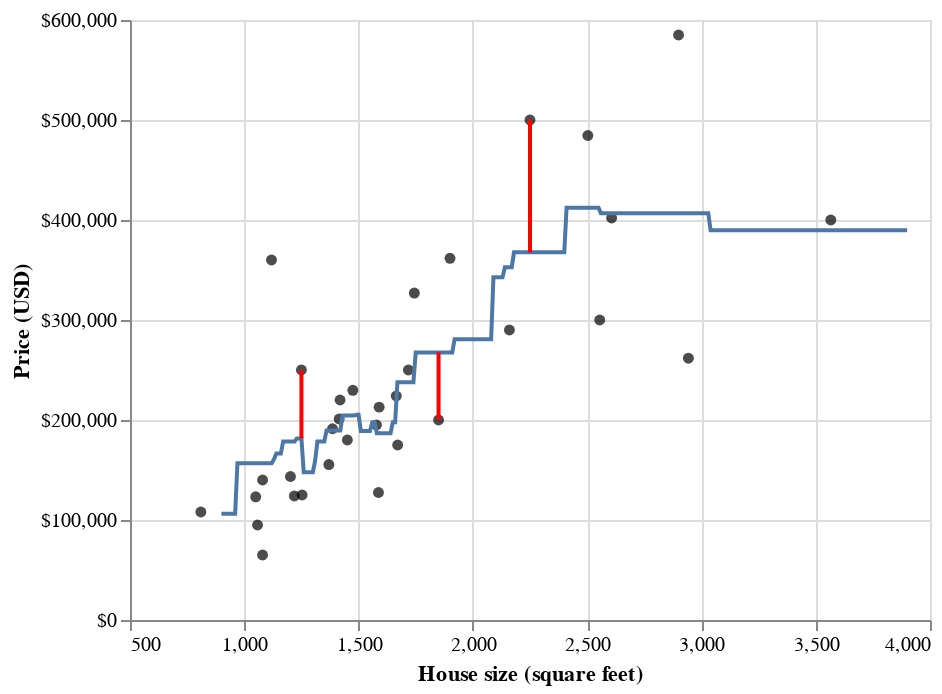

Here is the notebook cell this chart was saved with:
### Markdown cell above
Next, we'll use cross-validation \index{cross-validation} to choose $K$. In KNN classification, we used
accuracy to see how well our predictions matched the true labels. We cannot use
the same metric in the regression setting, since our predictions will almost never
*exactly* match the true response variable values. Therefore in the
context of KNN regression we will use root mean square prediction error \index{root mean square prediction error|see{RMSPE}}\index{RMSPE}
(RMSPE) instead. The mathematical formula for calculating RMSPE is: 

$$\text{RMSPE} = \sqrt{\frac{1}{n}\sum\limits_{i=1}^{n}(y_i - \hat{y}_i)^2}$$

where:

- $n$ is the number of observations,
- $y_i$ is the observed value for the $i^\text{th}$ observation, and
- $\hat{y}_i$ is the forecasted/predicted value for the $i^\text{th}$ observation.

In other words, we compute the *squared* difference between the predicted and true response 
value for each observation in our test (or validation) set, compute the average, and then finally
take the square root. The reason we use the *squared* difference (and not just the difference)
is that the differences can be positive or negative, i.e., we can overshoot or undershoot the true
response value. {numref}`fig:07-verticalerrors` illustrates both positive and negative differences
between predicted and true response values.
So if we want to measure error&mdash;a notion of distance between our predicted and true response values&mdash;we 
want to make sure that we are only adding up positive values, with larger positive values representing larger
mistakes.
If the predictions are very close to the true values, then
RMSPE will be small. If, on the other-hand, the predictions are very
different from the true values, then RMSPE will be quite large. When we
use cross-validation, we will choose the $K$ that gives
us the smallest RMSPE.

### Code cell
# (synthetic) new prediction points
pts = pd.DataFrame({"sqft": [1250, 1850, 2250], "price": [250000, 200000, 500000]})
finegrid = pd.DataFrame({"sqft": np.arange(900, 3901, 10)})

# preprocess the data, make the pipeline
sacr_preprocessor = make_column_transformer((StandardScaler(), ["sqft"]))
sacr_pipeline = make_pipeline(sacr_preprocessor, KNeighborsRegressor())

# fit the model
X = small_sacramento[["sqft"]]
y = small_sacramento[["price"]]
sacr_pipeline.fit(X, y)

# predict on the full grid and new data pts
sacr_full_preds_hid = pd.concat(
    (finegrid, pd.DataFrame(sacr_pipeline.predict(finegrid), columns=["predicted"])),
    axis=1,
)

sacr_new_preds_hid = pd.concat(
    (pts, pd.DataFrame(sacr_pipeline.predict(pts), columns=["predicted"])),
    axis=1,
)

# to make altair mark_line works, need to create separate dataframes for each vertical error line
sacr_new_preds_melted_df = sacr_new_preds_hid.melt(id_vars=["sqft"])
errors_plot = (
    small_plot
    + alt.Chart(sacr_full_preds_hid).mark_line().encode(x="sqft", y="predicted")
    + alt.Chart(sacr_new_preds_hid)
    .mark_circle(color="black")
    .encode(x="sqft", y="price")
)
for i in pts["sqft"]:
    line_df = sacr_new_preds_melted_df.query("sqft == @i")
    errors_plot += alt.Chart(line_df).mark_line(color="red").encode(x="sqft", y="value")

errors_plot

### Figure 1 — Vega-Lite specification as saved in the notebook (floating-point values rounded to 4 significant figures; data arrays with more than 128 entries replaced by an {"elided": "..."} marker saying what was removed)
{"config": {"view": {"continuousWidth": 400, "continuousHeight": 300}}, "layer": [{"data": {"name": "data-6c4310a56276bc91345edbce6cd7e9e4"}, "mark": {"type": "circle", "color": "black"}, "encoding": {"x": {"field": "sqft", "scale": {"zero": false}, "title": "House size (square feet)", "type": "quantitative"}, "y": {"axis": {"format": "$,.0f"}, "field": "price", "title": "Price (USD)", "type": "quantitative"}}}, {"data": {"name": "data-8f477982a482c82d01fce66e28fd087d"}, "mark": "line", "encoding": {"x": {"field": "sqft", "type": "quantitative"}, "y": {"field": "predicted", "type": "quantitative"}}}, {"data": {"name": "data-c0ac89b22679c2bbb5c6fb9e311e1d90"}, "mark": {"type": "circle", "color": "black"}, "encoding": {"x": {"field": "sqft", "type": "quantitative"}, "y": {"field": "price", "type": "quantitative"}}}, {"data": {"name": "data-44401614a8c222f19c781b4030d28c82"}, "mark": {"type": "line", "color": "red"}, "encoding": {"x": {"field": "sqft", "type": "quantitative"}, "y": {"field": "value", "type": "quantitative"}}}, {"data": {"name": "data-7796f6a3374b747c5e6b65c001099562"}, "mark": {"type": "line", "color": "red"}, "encoding": {"x": {"field": "sqft", "type": "quantitative"}, "y": {"field": "value", "type": "quantitative"}}}, {"data": {"name": "data-77d745a0453fd185e4e2c396cdf0b9fe"}, "mark": {"type": "line", "color": "red"}, "encoding": {"x": {"field": "sqft", "type": "quantitative"}, "y": {"field": "value", "type": "quantitative"}}}], "$schema": "https://vega.github.io/schema/vega-lite/v4.17.0.json", "datasets": {"data-6c4310a56276bc91345edbce6cd7e9e4": [{"city": "ELK_GROVE", "zip": "z95758", "beds": 3, "baths": 3.0, "sqft": 2503, "type": "Residential", "price": 484500, "latitude": 38.41, "longitude": -121.4}, {"city": "ROCKLIN", "zip": "z95765", "beds": 4, "baths": 2.0, "sqft": 2607, "type": "Residential", "price": 402000, "latitude": 38.81, "longitude": -121.3}, {"city": "SACRAMENTO", "zip": "z95833", "beds": 3, "baths": 1.0, "sqft": 1080, "type": "Residential", "price": 140000, "latitude": 38.62, "longitude": -121.5}, {"city": "SACRAMENTO", "zip": "z95838", "beds": 3, "baths": 2.0, "sqft": 1219, "type": "Residential", "price": 124000, "latitude": 38.66, "longitude": -121.5}, {"city": "SACRAMENTO", "zip": "z95826", "beds": 3, "baths": 2.0, "sqft": 1451, "type": "Residential", "price": 180000, "latitude": 38.56, "longitude": -121.4}, {"city": "RANCHO_CORDOVA", "zip": "z95670", "beds": 3, "baths": 2.0, "sqft": 1671, "type": "Residential", "price": 175000, "latitude": 38.59, "longitude": -121.3}, {"city": "SACRAMENTO", "zip": "z95823", "beds": 4, "baths": 2.0, "sqft": 1900, "type": "Residential", "price": 361745, "latitude": 38.49, "longitude": -121.5}, {"city": "CITRUS_HEIGHTS", "zip": "z95621", "beds": 4, "baths": 2.0, "sqft": 1419, "type": "Residential", "price": 220000, "latitude": 38.7, "longitude": -121.3}, {"city": "SACRAMENTO", "zip": "z95823", "beds": 4, "baths": 2.0, "sqft": 1590, "type": "Residential", "price": 212864, "latitude": 38.45, "longitude": -121.4}, {"city": "ANTELOPE", "zip": "z95843", "beds": 4, "baths": 2.0, "sqft": 2160, "type": "Residential", "price": 290000, "latitude": 38.7, "longitude": -121.4}, {"city": "LINCOLN", "zip": "z95648", "beds": 5, "baths": 4.0, "sqft": 3566, "type": "Residential", "price": 400000, "latitude": 38.9, "longitude": -121.3}, {"city": "SACRAMENTO", "zip": "z95822", "beds": 3, "baths": 1.0, "sqft": 1058, "type": "Residential", "price": 95000, "latitude": 38.49, "longitude": -121.5}, {"city": "SACRAMENTO", "zip": "z95823", "beds": 3, "baths": 2.0, "sqft": 1386, "type": "Residential", "price": 191250, "latitude": 38.48, "longitude": -121.4}, {"city": "SACRAMENTO", "zip": "z95828", "beds": 4, "baths": 2.0, "sqft": 1587, "type": "Residential", "price": 127500, "latitude": 38.49, "longitude": -121.4}, {"city": "SACRAMENTO", "zip": "z95822", "beds": 2, "baths": 1.0, "sqft": 810, "type": "Residential", "price": 108000, "latitude": 38.52, "longitude": -121.5}, {"city": "SACRAMENTO", "zip": "z95834", "beds": 3, "baths": 2.0, "sqft": 1202, "type": "Residential", "price": 143500, "latitude": 38.63, "longitude": -121.5}, {"city": "LINCOLN", "zip": "z95648", "beds": 4, "baths": 3.0, "sqft": 2943, "type": "Residential", "price": 261800, "latitude": 38.88, "longitude": -121.3}, {"city": "RIO_LINDA", "zip": "z95673", "beds": 4, "baths": 2.0, "sqft": 1475, "type": "Residential", "price": 229665, "latitude": 38.7, "longitude": -121.5}, {"city": "SACRAMENTO", "zip": "z95838", "beds": 3, "baths": 2.0, "sqft": 1370, "type": "Residential", "price": 155435, "latitude": 38.65, "longitude": -121.4}, {"city": "SACRAMENTO", "zip": "z95816", "beds": 2, "baths": 2.0, "sqft": 1119, "type": "Condo", "price": 360000, "latitude": 38.54, "longitude": -121.5}, {"city": "SACRAMENTO", "zip": "z95822", "beds": 4, "baths": 2.0, "sqft": 1253, "type": "Residential", "price": 125000, "latitude": 38.48, "longitude": -121.5}, {"city": "ELK_GROVE", "zip": "z95624", "beds": 6, "baths": 3.0, "sqft": 2555, "type": "Residential", "price": 300000, "latitude": 38.4, "longitude": -121.3}, {"city": "CAMERON_PARK", "zip": "z95682", "beds": 3, "baths": 1.5, "sqft": 1415, "type": "Residential", "price": 201000, "latitude": 38.69, "longitude": -121.0}, {"city": "SACRAMENTO", "zip": "z95824", "beds": 3, "baths": 1.0, "sqft": 1050, "type": "Residential", "price": 123225, "latitude": 38.52, "longitude": -121.4}, {"city": "FOLSOM", "zip": "z95630", "beds": 5, "baths": 3.0, "sqft": 2900, "type": "Residential", "price": 585000, "latitude": 38.67, "longitude": -121.1}, {"city": "SACRAMENTO", "zip": "z95835", "beds": 3, "baths": 2.5, "sqft": 1718, "type": "Residential", "price": 250000, "latitude": 38.68, "longitude": -121.5}, {"city": "ROSEVILLE", "zip": "z95678", "beds": 3, "baths": 2.0, "sqft": 1744, "type": "Residential", "price": 326951, "latitude": 38.77, "longitude": -121.3}, {"city": "SACRAMENTO", "zip": "z95842", "beds": 4, "baths": 2.0, "sqft": 1578, "type": "Residential", "price": 195000, "latitude": 38.69, "longitude": -121.3}, {"city": "SACRAMENTO", "zip": "z95817", "beds": 2, "baths": 1.0, "sqft": 1080, "type": "Residential", "price": 65000, "latitude": 38.54, "longitude": -121.5}, {"city": "SACRAMENTO", "zip": "z95834", "beds": 3, "baths": 2.0, "sqft": 1665, "type": "Residential", "price": 224000, "latitude": 38.63, "longitude": -121.5}], "data-8f477982a482c82d01fce66e28fd087d": {"elided": "301 records"}, "data-c0ac89b22679c2bbb5c6fb9e311e1d90": [{"sqft": 1250, "price": 250000, "predicted": 181600.0}, {"sqft": 1850, "price": 200000, "predicted": 267500.0}, {"sqft": 2250, "price": 500000, "predicted": 367600.0}], "data-44401614a8c222f19c781b4030d28c82": [{"sqft": 1250, "variable": "price", "value": 250000.0}, {"sqft": 1250, "variable": "predicted", "value": 181600.0}], "data-7796f6a3374b747c5e6b65c001099562": [{"sqft": 1850, "variable": "price", "value": 200000.0}, {"sqft": 1850, "variable": "predicted", "value": 267500.0}], "data-77d745a0453fd185e4e2c396cdf0b9fe": [{"sqft": 2250, "variable": "price", "value": 500000.0}, {"sqft": 2250, "variable": "predicted", "value": 367600.0}]}}
